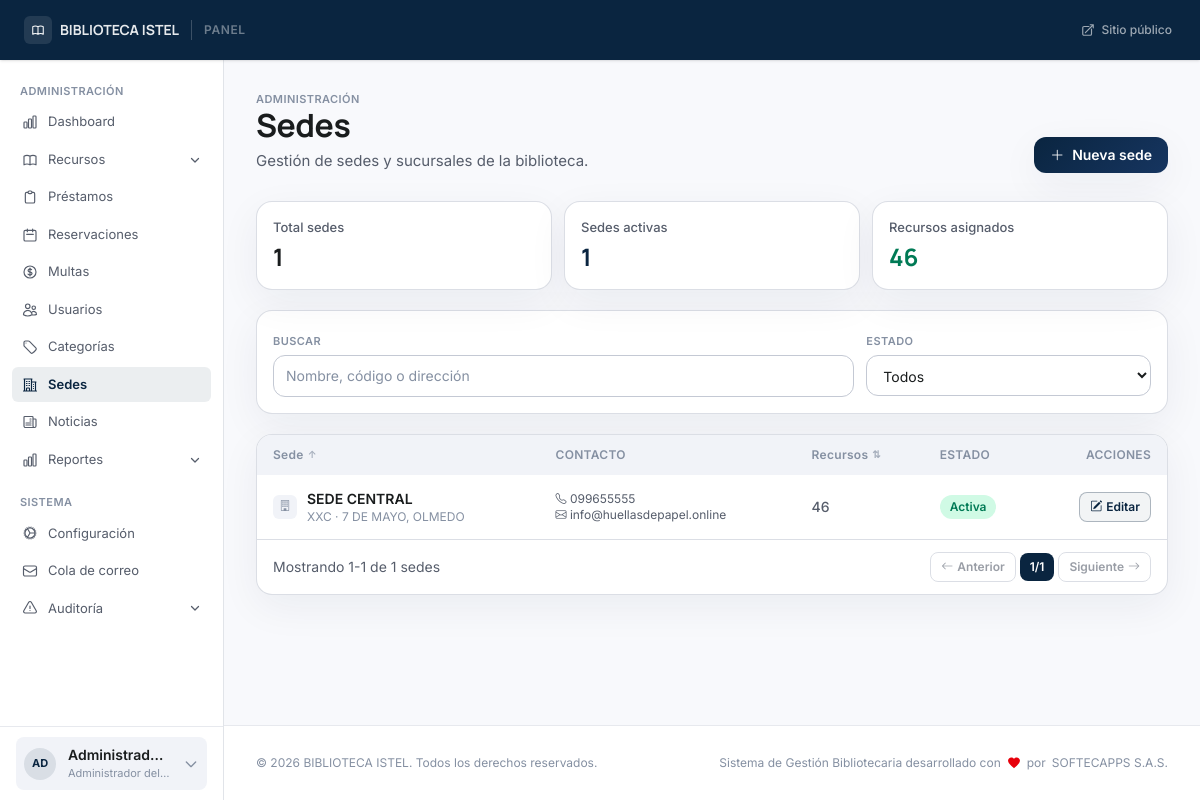
Screenshot of /admin/branches (signed in) with the database file from the repository.
### tables this page shows
CREATE TABLE `users` (
  `id` int(10) unsigned NOT NULL AUTO_INCREMENT,
  `user_number` varchar(20) DEFAULT NULL,
  `name` varchar(150) NOT NULL,
  `email` varchar(150) NOT NULL,
  `document_number` varchar(30) NOT NULL,
  `phone` varchar(30) DEFAULT NULL,
  `address` text DEFAULT NULL,
  `birthdate` date DEFAULT NULL,
  `photo` varchar(255) DEFAULT NULL,
  `role` enum('admin','librarian','teacher','user','guest') NOT NULL DEFAULT 'user',
  `user_type` enum('student','teacher','external','staff') NOT NULL DEFAULT 'student',
  `status` enum('active','suspended','blocked','inactive') NOT NULL DEFAULT 'active',
  `password_hash` varchar(255) NOT NULL,
  `remember_token` varchar(64) DEFAULT NULL,
  `remember_expires` datetime DEFAULT NULL,
  `email_verified_at` datetime DEFAULT NULL,
  `force_password_change` tinyint(1) NOT NULL DEFAULT 0,
  `last_login_at` datetime DEFAULT NULL,
  `last_login_ip` varchar(45) DEFAULT NULL,
  `created_at` datetime NOT NULL DEFAULT current_timestamp(),
  `updated_at` datetime NOT NULL DEFAULT current_timestamp() ON UPDATE current_timestamp(),
  PRIMARY KEY (`id`),
  UNIQUE KEY `uq_users_email` (`email`),
  UNIQUE KEY `uq_users_document` (`document_number`),
  UNIQUE KEY `uq_users_user_number` (`user_number`),
  KEY `idx_users_role_status` (`role`,`status`)
);

CREATE TABLE `library_branches` (
  `id` int(10) unsigned NOT NULL AUTO_INCREMENT,
  `code` varchar(10) NOT NULL,
  `name` varchar(150) NOT NULL,
  `address` text NOT NULL,
  `phone` varchar(30) DEFAULT NULL,
  `email` varchar(150) DEFAULT NULL,
  `schedule` text DEFAULT NULL,
  `manager_id` int(10) unsigned DEFAULT NULL,
  `is_main` tinyint(1) NOT NULL DEFAULT 0,
  `status` enum('active','inactive') NOT NULL DEFAULT 'active',
  `sort_order` tinyint(4) NOT NULL DEFAULT 0,
  `created_at` datetime NOT NULL DEFAULT current_timestamp(),
  `updated_at` datetime NOT NULL DEFAULT current_timestamp() ON UPDATE current_timestamp(),
  PRIMARY KEY (`id`),
  UNIQUE KEY `uq_branches_code` (`code`),
  UNIQUE KEY `uq_branches_name` (`name`),
  KEY `fk_branches_manager` (`manager_id`),
  CONSTRAINT `fk_branches_manager` FOREIGN KEY (`manager_id`) REFERENCES `users` (`id`) ON DELETE SET NULL ON UPDATE CASCADE
);

### views/admin/branches/index.php (the view, shortened to what the rows shown need)
<?php
$e = fn(mixed $v) => htmlspecialchars((string) $v, ENT_QUOTES | ENT_SUBSTITUTE, 'UTF-8');
$activeBranches = count(array_filter($branches, fn(array $b): bool => $b['status'] === 'active'));
?>
<section class="p-6 lg:p-8">
    <div class="mb-7 flex flex-col gap-3 sm:flex-row sm:items-end sm:justify-between">
        <div>
            <h1 class="headline-lg text-on-surface">Sedes</h1>
        </div>
    </div>
    <div class="mb-5 grid gap-3 sm:grid-cols-3">
        <article class="rounded-2xl border border-outline-variant/60 bg-white p-4 shadow-ambient">
            <p class="label-md">Sedes activas</p>
            <p class="mt-1 text-2xl font-display font-bold text-primary"><?= (int) $activeBranches ?></p>
        </article>
    </div>
    <div class="overflow-hidden rounded-2xl border border-outline-variant/60 bg-white shadow-ambient">
        <div class="overflow-x-auto">
            <table id="branches-table" class="min-w-full text-left">
                <thead class="bg-surface-container-low text-xs uppercase tracking-wide text-on-surface-subtle">
                    <tr>
                        <th class="px-4 py-3 font-semibold">
                            <button type="button" data-sort="name" class="branch-sort inline-flex items-center gap-1 hover:text-primary">
                                Sede <span class="text-[10px] opacity-70">⇅</span>
                            </button>
                        </th>
                        <th class="px-4 py-3 font-semibold">Contacto</th>
                        <th class="px-4 py-3 font-semibold">
                            <button type="button" data-sort="resources" class="branch-sort inline-flex items-center gap-1 hover:text-primary">
                                Recursos <span class="text-[10px] opacity-70">⇅</span>
                            </button>
                        </th>
                        <th class="px-4 py-3 font-semibold">Estado</th>
                        <th class="px-4 py-3 font-semibold text-right">Acciones</th>
                    </tr>
                </thead>
                <tbody id="branches-table-body" class="divide-y divide-outline-variant/50 text-sm">
                    <?php if (empty($branches)): ?>
                        <tr>
                            <td colspan="5" class="px-4 py-10 text-center text-on-surface-subtle">
                                No hay sedes registradas.
                                <a href="<?= BASE_URL ?>/admin/branches/create" class="text-primary hover:underline">Crear la primera sede</a>.
                            </td>
                        </tr>
                    <?php else: ?>
                        <?php foreach ($branches as $branch): ?>
                            <tr class="hover:bg-surface-container-low/60 transition-colors"
                                data-branch-id="<?= (int) $branch['id'] ?>"
                                data-name="<?= $e(mb_strtolower($branch['name'])) ?>"
                                data-code="<?= $e(mb_strtolower($branch['code'])) ?>"
                                data-address="<?= $e(mb_strtolower($branch['address'])) ?>"
                                data-status="<?= $e($branch['status']) ?>"
                                data-resources="<?= (int) $branch['resources_count'] ?>">
                                <td class="px-4 py-3.5">
                                    <div class="flex items-center gap-2.5">
                                        <?php if ($branch['is_main']): ?>
                                            <span class="inline-flex h-6 w-6 shrink-0 items-center justify-center rounded-md bg-primary/15 text-primary">
                                                <i class="bi bi-star-fill text-[11px]"></i>
                                            </span>
                                        <?php else: ?>
                                            <span class="inline-flex h-6 w-6 shrink-0 items-center justify-center rounded-md bg-surface-container-low text-on-surface-subtle">
                                                <i class="bi bi-building text-[11px]"></i>
                                            </span>
                                        <?php endif; ?>
                                        <div>
                                            <p class="font-semibold text-on-surface">
                                                <?= $e($branch['name']) ?>
                                            </p>
                                            <p class="text-xs text-on-surface-subtle"><?= $e($branch['code']) ?> · <?= $e($branch['address']) ?></p>
                                        </div>
                                    </div>
                                </td>
                                <td class="px-4 py-3.5 text-xs text-on-surface-muted">
                                    <?php if (!empty($branch['phone'])): ?>
                                        <p><i class="bi bi-telephone text-[11px]"></i> <?= $e($branch['phone']) ?></p>
                                    <?php endif; ?>
                                    <?php if (!empty($branch['email'])): ?>
                                        <p><i class="bi bi-envelope text-[11px]"></i> <?= $e($branch['email']) ?></p>
                                    <?php endif; ?>
                                </td>
                                <td class="px-4 py-3.5 text-on-surface-muted font-medium"><?= (int) $branch['resources_count'] ?></td>
                                <td class="px-4 py-3.5">
                                    <?php if ($branch['status'] === 'active'): ?>
                                        <span class="inline-flex rounded-full px-2.5 py-1 text-xs font-semibold bg-emerald-100 text-emerald-700">Activa</span>
                                    <?php else: ?>
                                        <span class="inline-flex rounded-full px-2.5 py-1 text-xs font-semibold bg-slate-100 text-slate-600">Inactiva</span>
                                    <?php endif; ?>
                                </td>
                                <td class="px-4 py-3.5 text-right">
                                    <a href="<?= BASE_URL ?>/admin/branches/<?= (int) $branch['id'] ?>/edit"
                                       class="rounded-lg border border-primary/30 bg-primary/5 px-2.5 py-1.5 text-xs font-semibold text-primary hover:bg-primary/10 transition-colors inline-flex items-center gap-1">
                                        <i class="bi bi-pencil-square text-[12px]"></i> Editar
                                    </a>
                                </td>
                            </tr>
                        <?php endforeach; ?>
                    <?php endif; ?>
                </tbody>
            </table>
        </div>
    </div>
</section>

### views/partials/panel-sidebar.php (shortened to what the rows shown need)
<?php
$_e      = fn(mixed $v) => htmlspecialchars((string) $v, ENT_QUOTES | ENT_SUBSTITUTE, 'UTF-8');
$role    = $auth_user['role'] ?? '';
$roleBadge = match($role) {
    'admin'     => ['Administrador del sistema', 'bg-red-100 text-red-700 border-red-200'],
    'librarian' => ['Bibliotecario', 'bg-violet-100 text-violet-700 border-violet-200'],
    'teacher'   => ['Docente', 'bg-blue-100 text-blue-700 border-blue-200'],
    'user'    => ['Socio', 'bg-emerald-100 text-emerald-700 border-emerald-200'],
    default     => ['Usuario', 'bg-slate-100 text-slate-700 border-slate-200'],
};
$initials = mb_strtoupper(mb_substr($auth_user['name'] ?? '?', 0, 2));
?>
<aside class="hidden lg:flex flex-col w-56 bg-white border-r border-outline-variant/50 shrink-0" aria-label="Navegación del panel">
    <div class="min-h-[74px] border-t border-outline-variant/40 bg-white px-4 py-2 flex items-center">
        <details class="group relative w-full" onmouseenter="if (this._closeTimer) { clearTimeout(this._closeTimer); this._closeTimer = null; }" onmouseleave="this._closeTimer = setTimeout(() => this.removeAttribute('open'), 320)">
            <summary class="list-none flex items-center gap-3 rounded-lg bg-surface-container-low px-2 py-2 cursor-pointer transition-colors duration-150 hover:bg-white text-on-surface">
                <div class="flex h-8 w-8 shrink-0 items-center justify-center rounded-full bg-primary/10 text-[11px] font-bold text-primary">
                    <?= $_e($initials) ?>
                </div>
                <div class="min-w-0 flex-1">
                    <p class="truncate text-sm font-semibold"><?= $_e($auth_user['name'] ?? '') ?></p>
                    <p class="truncate text-[11px] text-on-surface-subtle"><?= $_e($roleBadge[0]) ?></p>
                </div>
                <svg class="w-4 h-4 text-on-surface-subtle transition-transform duration-200 group-open:rotate-180" fill="none" viewBox="0 0 24 24" stroke="currentColor" stroke-width="2" aria-hidden="true">
                    <path stroke-linecap="round" stroke-linejoin="round" d="M19 9l-7 7-7-7"/>
                </svg>
            </summary>
        </details>
    </div>
</aside>

### rows the page displays
users: name "AD", name "Administrad…", role "Administrador del…"
library_branches: status "1", is_main 0 (drawn), name "SEDE CENTRAL", code "XXC", address "7 DE MAYO, OLMEDO", phone "099655555", email "info@huellasdepapel.online", resources_count "46", shows "Activa"

### other values shown
$_e($settings['library_name'] ?? 'Biblioteca') "BIBLIOTECA ISTEL"
$totalBranches "1"
$totalResources "46"
$settings['library_name'] "BIBLIOTECA ISTEL"
